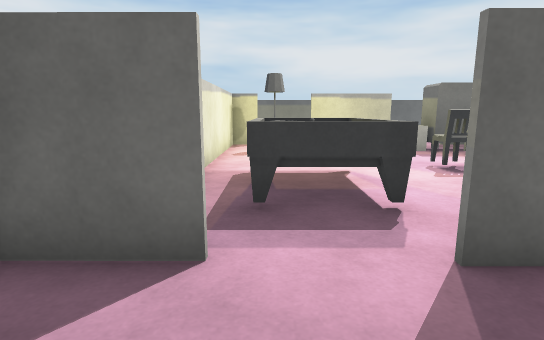
view 1 (above)

12 first-person views from a walk through a 3-D level made in the Unity game engine. The camera is 1.2 m above the floor, tilts 10° down and sees 80° across. The floor is counted in squares, 1 m on a side. Each view is taken from the middle of a square. On the plan, view 1 faces up. The plan holds only what a view shows up to about 14 squares ahead; the rest is blank. The place goes on beyond the plan. The player is left out. Some surface patterns are stand-ins.

view 2
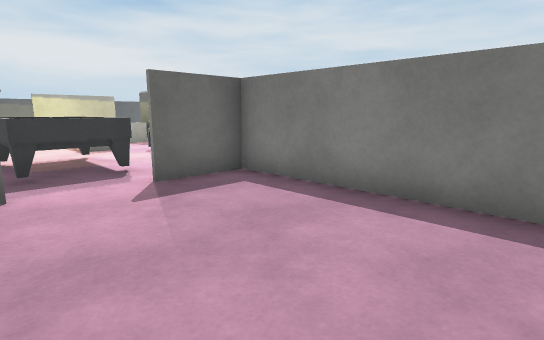

view 3
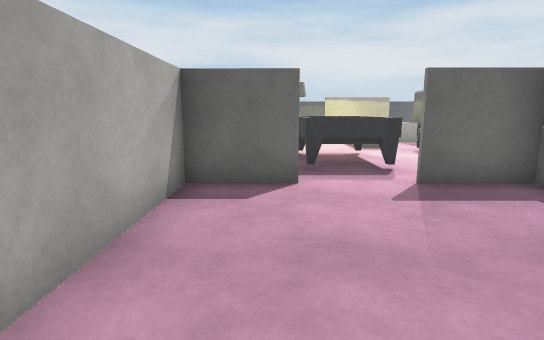

view 4
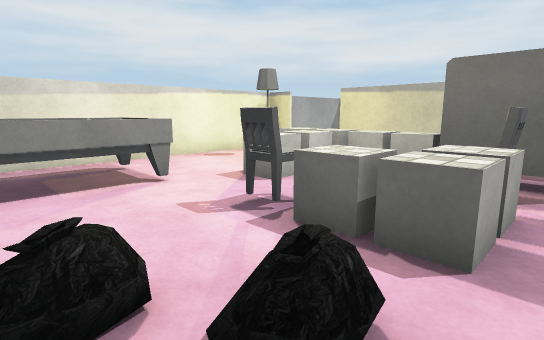

view 5
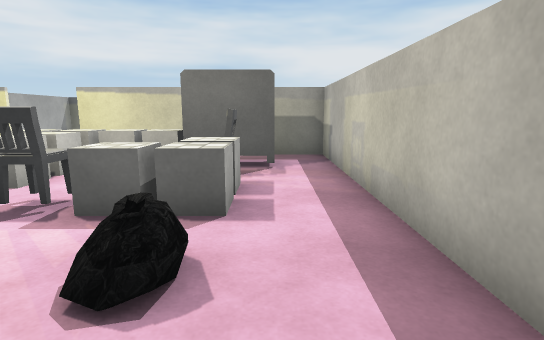

view 6
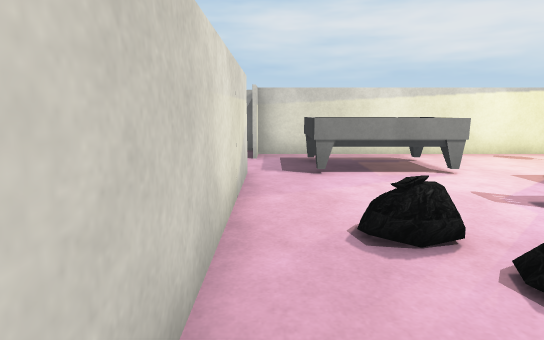

view 7
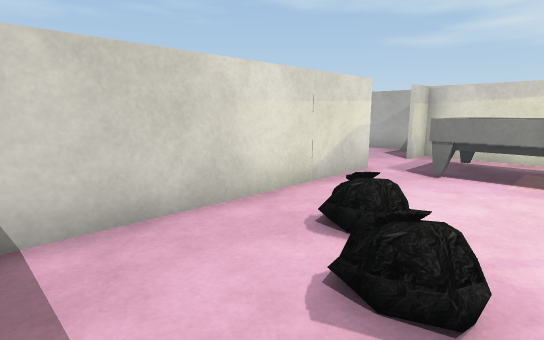

view 8
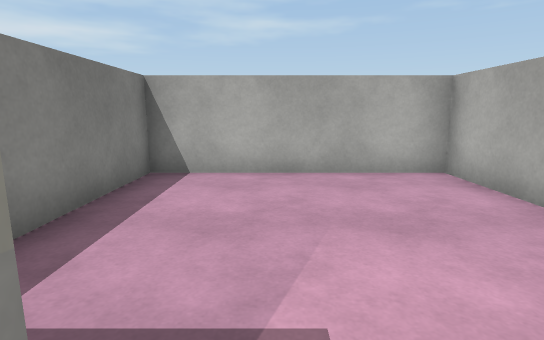

view 9
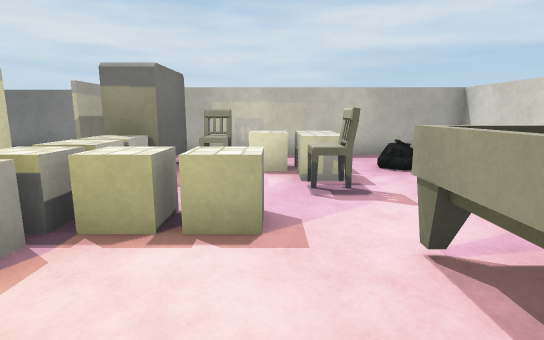

view 10
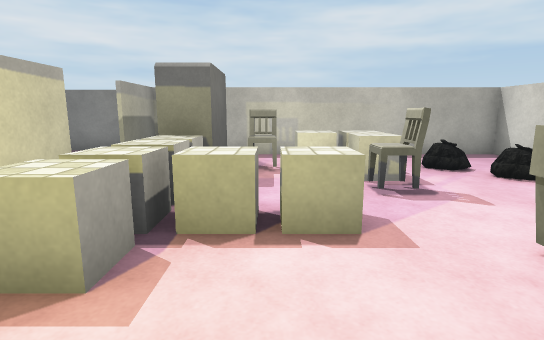

view 11
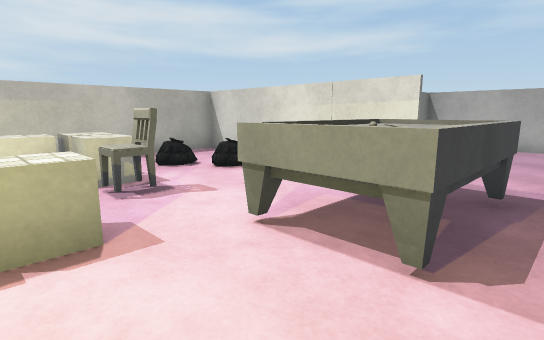

view 12
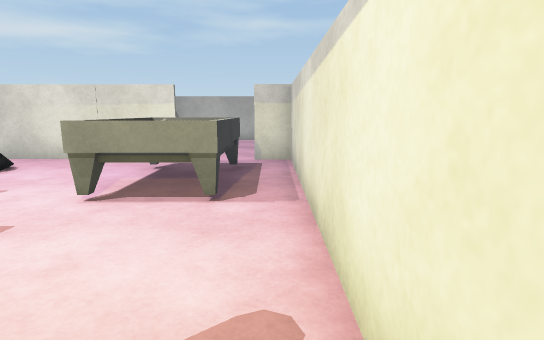

### Floor plan
Points are (right, up) in squares from view 1. A wall is a line through its corners. A room is listed if a view was taken in it or the views show most of it. See-through windows are left out.
Room 1 (views 1, 2, 3)
walls: (3.5, -2.6) (3.5, 2.4) (1.5, 2.4); (-0.5, 2.4) (-1.5, 2.4); (-2.5, 1.5) (-2.5, -3.5) (3.5, -3.5)
ways out: opening at (0.5, 2) to room 2; opening at (3, -3)
Room 2 (views 4, 5, 6, 7, 8, 9, 10, 11, 12)
walls: (8.5, 5.4) (8.5, 9.5); (1.4, 2.5) (8.5, 2.5); (4.5, 12.4) (1.4, 12.4); (-1.5, 9.6) (-1.5, 4.4); (-0.5, 12.4) (-1.5, 12.4) (-1.5, 11.1); (8.5, 12.4) (6.4, 12.4); (-1.6, 2.5) (-0.5, 2.5)
ways out: opening at (0.5, 2) to room 1
objects: table (0, 4) to (2, 7); lamp (0, 11); cube (1, 10) to (1, 11); cube (2, 8) to (3, 8); cube (2, 9) to (3, 9); cube (2, 10) to (2, 11); cube (3, 10) to (3, 11); chair (4, 7); cube (4, 10) to (5, 11); other object (5, 4); cube (5, 7); other object (6, 5); cube (6, 7); cube (6, 8); chair (6, 9); other object (6, 10) to (7, 11)

Positions as (right, up) in squares from view 1, and headings:
1: (0, 0), facing up
2: (-1, -3), facing up-right
3: (-1, -3), facing up
4: (7, 4), facing up-left
5: (7, 3), facing up
6: (8, 3), facing left
7: (8, 6), facing down-left
8: (1, 3), facing down
9: (-1, 8), facing right
10: (-1, 9), facing right
11: (-1, 9), facing down-right
12: (-1, 11), facing down
